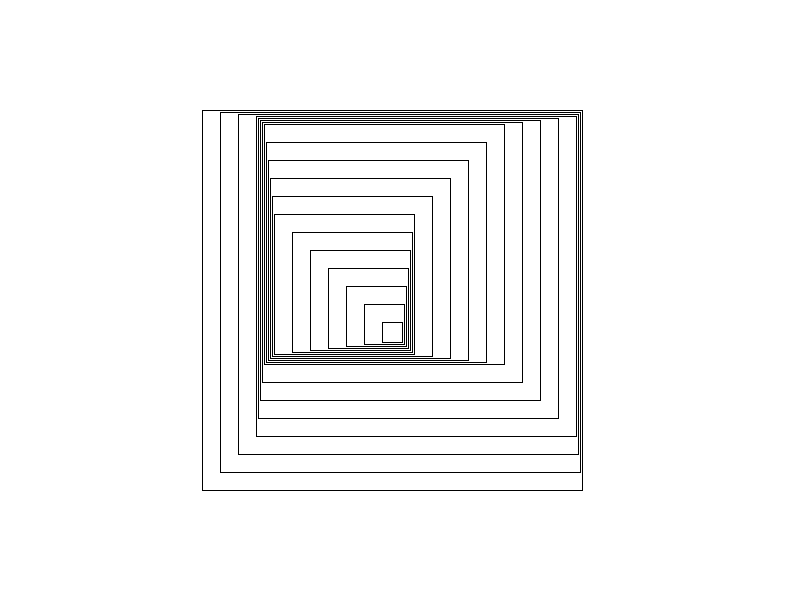
Frame 1 (no input)
Frame 60 (the mouse pressed at the canvas centre just before this capture): identical to frame 1, image omitted
Frame 120 (the mouse held since frame 60 and released just before this capture): identical to frame 1, image omitted

The Processing sketch that drew this single still picture (run headless with seeded random() and noise(); from frame 60 on, the mouse is pressed at the canvas centre):

// Processing sketch: processing_9503
// ── processing_9503.pde

void setup() {
  size( 800, 600 );
  background ( 255 );
}

int x = 8;        // Abstand zwischen den quadraten
int y = 8;
int ab = 20;      //breite X höhe des ersten quadrats / 
                  // Faktor, um den Quadrate wachsen
void draw() {
  rectMode(CENTER);
  noFill();
  translate(width/8, -height/10 );
  for( int c1 = 1; c1 < 8; c1 = c1 + 1){                // zeichne 7 x Quadrate im Quadraten -/-
    rect( 300 - x * c1, 400 - y * c1, ab * c1, ab * c1);
  }

  rectMode(CENTER);
  for( int c2 = 8; c2 < 13; c2 = c2 + 1){              // zeichne 5 x Quadrate im Quadraten +/-
    rect( 188 + x * c2, 400 - y * c2, ab * c2, ab * c2); 
  }

  rectMode(CENTER);
  for( int c3 = 13; c3 < 17; c3 = c3 + 1){          // zeichne 4 x Quadrate im Quadraten +/+
    rect( 188 + x * c3, 208 + y * c3, ab * c3, ab * c3); 
  }

  rectMode(CENTER);
  for( int c4 = 17; c4 < 20; c4 = c4 + 1){        // zeichne 3 x Quadrate im Quadraten -/+
    rect( 444 - x * c4, 208 + y * c4, ab * c4, ab * c4); 
  }

}
